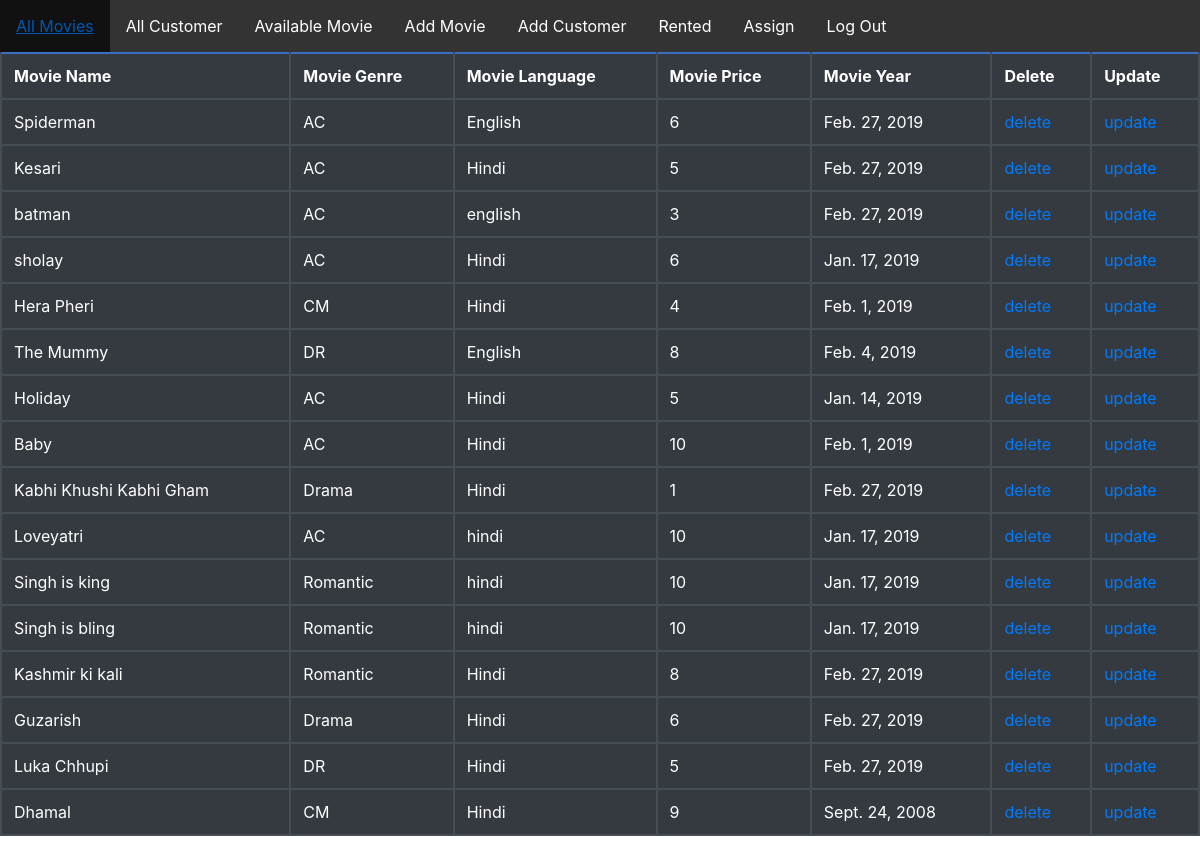
The app's page /movie/all/ with its own data.
### movies/models.py (models this page shows, shortened)
class Movies(models.Model):
    movie_name = models.CharField(max_length=100)
    movie_genre = models.CharField(max_length=2,choices=genre)
    movie_language = models.CharField(max_length=300)
    movie_price = models.IntegerField()
    movie_year = models.DateField(null=True,blank=True)
    rentedBy = models.ForeignKey('customers.Customers',on_delete=models.SET_NULL,null=True,blank=True)

### movies/views.py (the view)
# urls.py: path('all/',views.movie_all,name='movie_all'),
def movie_all(request):
    allmovie = {}
    movie1 = Movies.objects.all()
    allmovie["movie_data"] = movie1
    return render(request, 'movie_all.html', allmovie)

### movierental/templates/movie_all.html (shortened to what this page needs)
{% extends 'index.html' %}
{% block content %}
<html>
<head>
</head>
<body>
    <table class="table table-dark">
        <thead>
        <tr>
                        <th>Movie Name</th>
                        <th>Movie Genre</th>
                        <th>Movie Language</th>
                        <th>Movie Price</th>
                        <th>Movie Year</th>
                        <th>Delete</th>
                        <th>Update</th>
        </tr>
        </thead>
        {% for i in movie_data %}
        <tbody>
        <tr>
            <td>{{ i.movie_name }}</td>
            <td>{{ i.movie_genre }}</td>
            <td>{{ i.movie_language}}</td>
            <td>{{ i.movie_price }}</td>
            <td>{{ i.movie_year }}</td>
            <td><a href="{% url 'movie_delete' i.id %}">delete</a></td>
            <td><a href="{% url 'movie_update' i.id %}">update</a></td>
        </tr>
        </tbody>
        {% endfor %}
    </table>
{% endblock %}

### movierental/templates/index.html (shortened to what this page needs)
<html>
<head>
    <link rel="stylesheet" href="https://stackpath.bootstrapcdn.com/bootstrap/4.3.1/css/bootstrap.min.css">
    {% load static %}
     <link rel="stylesheet" href="{% static 'css/styles.css' %}">
</head>
<body>
    <ul>
        <li><a href="{% url 'movie_all' %}">All Movies</a></li>
        <li><a href="{% url 'cust_all' %}">All Customer</a></li>
        <li><a href="{% url 'movie_available' %}">Available Movie</a></li>
        <li><a href="{% url 'movie_add' %}">Add Movie</a> </li>
        <li><a href="{% url 'cust_add' %}">Add Customer</a> </li>
        <li><a href="{% url 'movie_rented' %}">Rented</a></li>
        <li><a href="{% url 'movie_assign' %}">Assign</a></li>
        <li><a href="{% url 'logout' %}">Log Out</a> </li>
    </ul>
    {% block content %}
    {% endblock %}
</body>
</html>

### static/css/styles.css (style rules this page uses)
ul { list-style-type: none; margin: 0; padding: 0; overflow: hidden; background-color: #333; position: -webkit-sticky; position: sticky; top: 0; }
li { float: left; }
li a { display: block; color: white; text-align: center; padding: 14px 16px; text-decoration: none; }

### movierental/templates/index.html (style rules this page uses)
table,th,tr,td { border: 2px solid #396fc6; border-collapse: collapse; }

### records on screen
Movies: movie_name "Spiderman", movie_genre "AC", movie_language "English", movie_price "6", movie_year "Feb. 27, 2019"
Movies: movie_name "Kesari", movie_genre "AC", movie_language "Hindi", movie_price "5", movie_year "Feb. 27, 2019"
Movies: movie_name "batman", movie_genre "AC", movie_language "english", movie_price "3", movie_year "Feb. 27, 2019"
Movies: movie_name "sholay", movie_genre "AC", movie_language "Hindi", movie_price "6", movie_year "Jan. 17, 2019"
Movies: movie_name "Hera Pheri", movie_genre "CM", movie_language "Hindi", movie_price "4", movie_year "Feb. 1, 2019"
Movies: movie_name "The Mummy", movie_genre "DR", movie_language "English", movie_price "8", movie_year "Feb. 4, 2019"
Movies: movie_name "Holiday", movie_genre "AC", movie_language "Hindi", movie_price "5", movie_year "Jan. 14, 2019"
Movies: movie_name "Baby", movie_genre "AC", movie_language "Hindi", movie_price "10", movie_year "Feb. 1, 2019"
Movies: movie_name "Kabhi Khushi Kabhi Gham", movie_genre "Drama", movie_language "Hindi", movie_price "1", movie_year "Feb. 27, 2019"
Movies: movie_name "Loveyatri", movie_genre "AC", movie_language "hindi", movie_price "10", movie_year "Jan. 17, 2019"
Movies: movie_name "Singh is king", movie_genre "Romantic", movie_language "hindi", movie_price "10", movie_year "Jan. 17, 2019"
Movies: movie_name "Singh is bling", movie_genre "Romantic", movie_language "hindi", movie_price "10", movie_year "Jan. 17, 2019"
Movies: movie_name "Kashmir ki kali", movie_genre "Romantic", movie_language "Hindi", movie_price "8", movie_year "Feb. 27, 2019"
Movies: movie_name "Guzarish", movie_genre "Drama", movie_language "Hindi", movie_price "6", movie_year "Feb. 27, 2019"
Movies: movie_name "Luka Chhupi", movie_genre "DR", movie_language "Hindi", movie_price "5", movie_year "Feb. 27, 2019"
Movies: movie_name "Dhamal", movie_genre "CM", movie_language "Hindi", movie_price "9", movie_year "Sept. 24, 2008"
